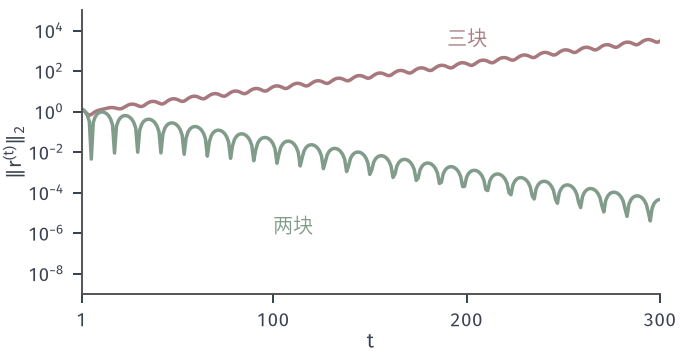

Here is the Python script that generated this plot:
from pathlib import Path
import sys
ROOT = next(p for p in Path(__file__).resolve().parents if (p/'build.sh').is_file() and (p/'tex/book.tex').is_file())
sys.path.insert(0, str(ROOT/'figures/00-shared/mathematical-preliminaries-upper/00-shared/comprehension-figures'))
from support import figure, save, BLUE, GREEN, YELLOW, RED, PURPLE, INK, MUTED, GRID, BLUE_FILL, GREEN_FILL, YELLOW_FILL, RED_FILL, PURPLE_FILL
import numpy as np
HERE = Path(__file__).resolve().parent
STROKE = '#4C4D4F'
def panel(fig, left, right, top, bottom, wspace=.25, hspace=.2):
    fig.set_layout_engine(None)
    fig.subplots_adjust(left=left, right=right, top=top, bottom=bottom, wspace=wspace, hspace=hspace)
def tag(fig, ax, s, y=.03):
    p = ax.get_position(); fig.text((p.x0+p.x1)/2, y, s, ha='center', va='bottom')
def opt(ax, x, y, ms=4.8, z=7): ax.plot([x],[y],'o',ms=ms,color=RED,mew=0,zorder=z)
def it(ax, x, y, ms=4.2, z=6, c=GREEN): ax.plot([x],[y],'o',ms=ms,color=c,mew=0,zorder=z)
def bare(ax): ax.set_aspect('equal'); 
# Running example: f(x)=x1^2/2+3x2^2/2, h(x)=x1+x2-4, x*=(3,1), nu*=-3.
G = np.diag([1.,3.]); A1 = np.ones(2)
def fq(X,Y): return .5*X**2+1.5*Y**2
def line(ax,lo=-2,hi=7):
    t=np.array([lo,hi]); ax.plot(t,4-t,color=STROKE,lw=1.7,solid_capstyle='butt',zorder=3)

fig,ax=figure(width_mm=96,height_mm=50)
panel(fig,.12,.97,.97,.17)
Am=np.array([[1,1,1],[1,1,2],[1,2,2.]])
# min 0 s.t. A1 x1+A2 x2+A3 x3=0, rho=1: direct three-block ADMM, Gauss-Seidel order
def run3(T):
    x=np.ones(3);nu=np.zeros(3);R=[]
    for t in range(T):
        for i in range(3):
            ai=Am[:,i];x[i]=-(ai@(Am@x-ai*x[i])+ai@nu)/(ai@ai)
        r=Am@x;nu=nu+r;R.append(np.linalg.norm(r))
    return R
# merged blocks: x1 | (x2,x3), two-block ADMM, same matrix
def run2(T):
    x=np.ones(3);nu=np.zeros(3);R=[];B=Am[:,1:]
    for t in range(T):
        a=Am[:,0];x[0]=-(a@(B@x[1:])+a@nu)/(a@a)
        x[1:]=np.linalg.solve(B.T@B,-B.T@(a*x[0]+nu))
        r=Am@x;nu=nu+r;R.append(np.linalg.norm(r))
    return R
T=np.arange(1,301)
R3=run3(300);R2=run2(300)
ax.semilogy(T,R3,color=RED,lw=1.4);ax.semilogy(T,np.maximum(R2,1e-16),color=GREEN,lw=1.4)
ax.set_xlim(1,300);ax.set_ylim(1e-9,1e5);ax.set_xticks([1,100,200,300]);ax.set_xlabel('$t$',labelpad=1);ax.set_ylabel('$\\|\\mathbf{r}^{(t)}\\|_2$',labelpad=1)
ax.text(190,1.8e3,'三块',color=RED);ax.text(100,1e-6,'两块',color=GREEN)
save(fig,HERE,'figure',{'A':Am.tolist(),'rho':1,'start':[1,1,1]})
